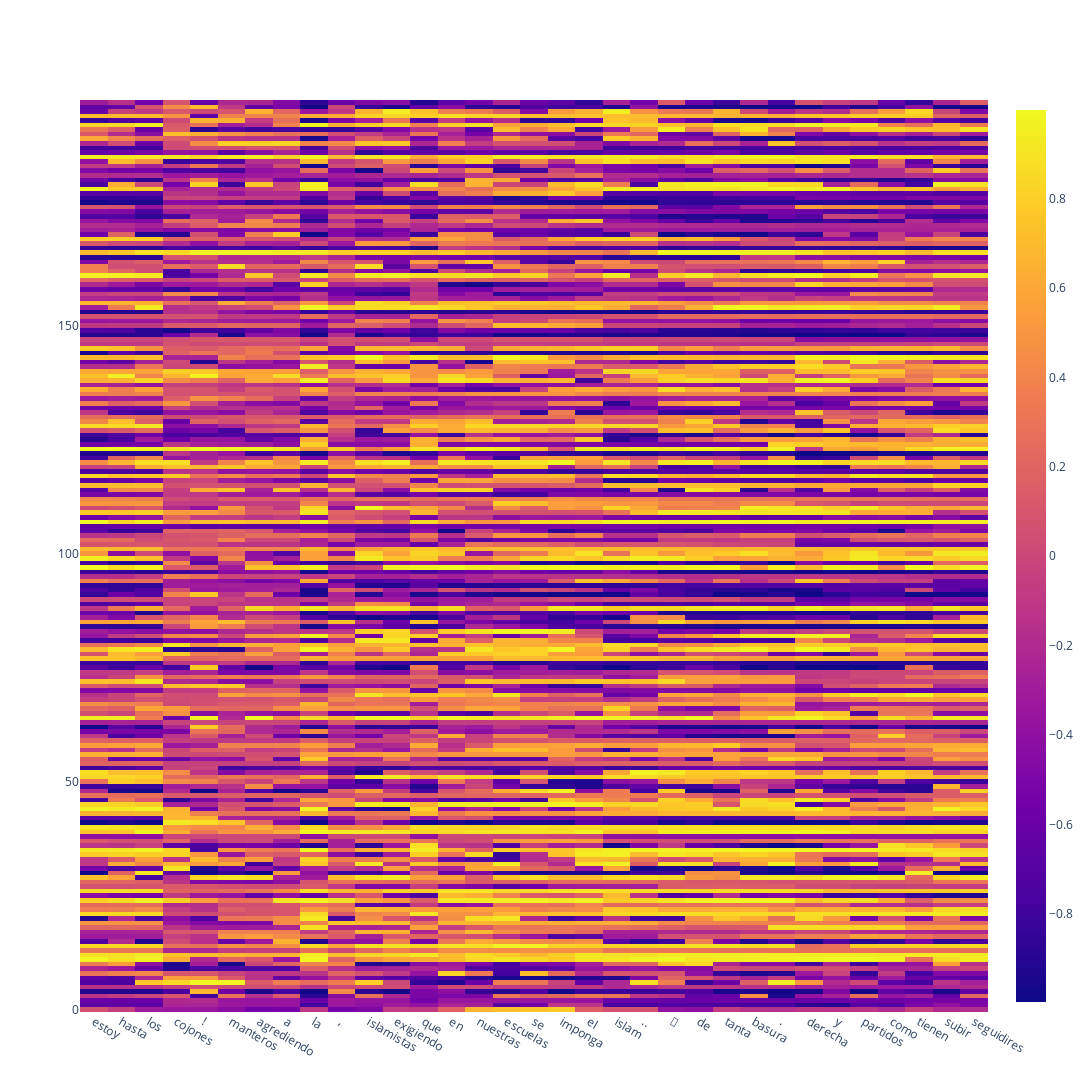

The notebook cell this image was saved under:
### Code cell
plot_recurrent_outputs(text)

### Figure 1 — Plotly figure (JSON) as saved in the notebook; plotly's stock layout.template omitted (floating-point values rounded to 4 significant figures; data arrays with more than 128 entries replaced by an {"elided": "..."} marker saying what was removed)
{"data": [{"type": "heatmap", "x": ["estoy", "hasta", "los", "cojones", "!", "!", "manteros", "agrediendo", "a", "la", ",", "islamistas", "exigiendo", "que", "en", "nuestras", "escuelas", "se", "imponga", "el", "islam", "..", "estoy", "hasta", "los", "🥚", "🥚", "de", "tanta", "basura", ".", "la", "derecha", "y", "partidos", "como", "tienen", "que", "subir", "seguidires"], "z": {"elided": "200x40 float values"}}], "layout": {"autosize": false, "height": 1500, "width": 1200, "xaxis": {"autorange": true, "range": [-0.5, 32.5], "type": "category"}, "yaxis": {"autorange": true, "range": [-0.5, 199.5]}}}
